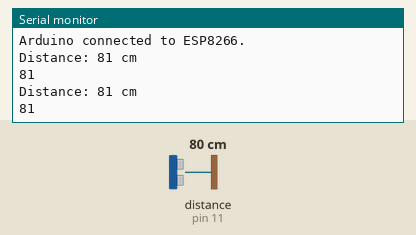
Simulated run of this sketch. Board: Arduino Uno, built with avr-gcc and run on an emulated ATmega328P. Shown: the last lines printed to the serial monitor. Inputs (shaded band) come from the test bench; at power-on: distance to the obstacle (sensor on pin 11) 80 cm. The echo pulse lasts 58.3 µs per cm.

Above: at 2.2 s.
2.3 s: distance to the obstacle (sensor on pin 11) set to 2 cm
At 3.6 s:
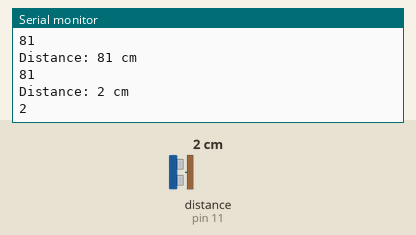
3.8 s: distance to the obstacle (sensor on pin 11) set to 4 cm
At 4.8 s:
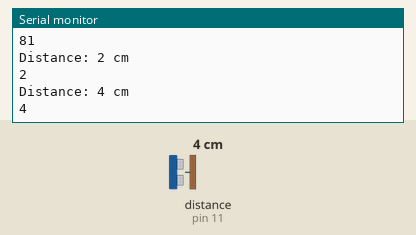
5.3 s: distance to the obstacle (sensor on pin 11) set to 120 cm
At 6.1 s:
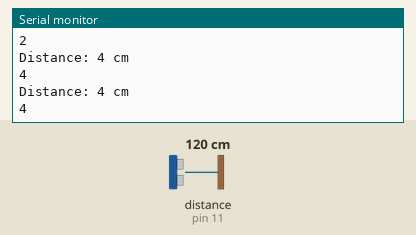
9.5 s: distance to the obstacle (sensor on pin 11) set to 9 cm
At 10.4 s:
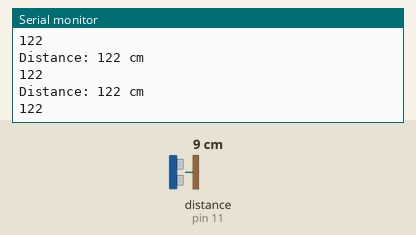
Timing chart, 0 to 12.5 s (numbered marks = the images above; inputs shaded):
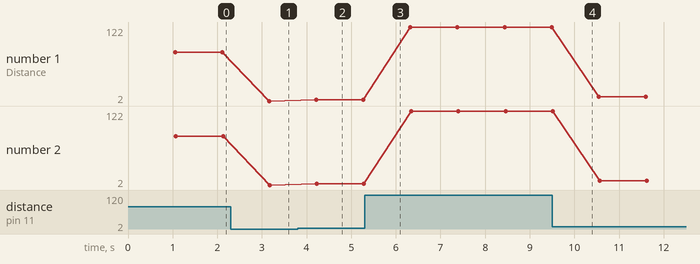

The sketch:

Arduino_Uno_Send_Msg.ino
```cpp
#include <NewPing.h>
#define TRIGGER_PIN 12 // Arduino pin connected to trigger pin on ultrasonic sensor
#define ECHO_PIN 11 // Arduino pin connected to echo pin on ultrasonic sensor
#define MAX_DISTANCE 200 // Maximum distance we want to ping for (in centimeters). Maximum sensor distance is rated at 400-500cm.
NewPing sonar(TRIGGER_PIN, ECHO_PIN, MAX_DISTANCE); // NewPing setup of pins and maximum distance.
void setup() {
Serial.begin(9600); // Open serial monitor at 9600 baud to see ping results.
Serial.println("Arduino connected to ESP8266.");
delay(1000); // Wait for ESP8266 to start up
}
void loop() {
delay(50); // Wait 50ms between pings (about 20 pings/sec). 29ms should be the shortest delay between pings.
unsigned int uS = sonar.ping(); // Send ping, get ping time in microseconds (uS).
unsigned int distance = uS / US_ROUNDTRIP_CM; // Convert ping time to distance in cm.
// Print distance
Serial.print("Distance: ");
Serial.print(distance); // Print the distance measured by the ultrasonic sensor
Serial.println(" cm");

// Send distance value to ESP8266
Serial.println(distance);
delay(1000); // Wait 1 second between readings
}
```

Measured:
- after the input at 2.3 s, the serial monitor: prints a new line after 0.86 s (image 1)
- after the input at 3.8 s, the serial monitor: prints a new line after 0.41 s (image 2)
- plotted number 1: 81 → 2 after the input at 2.3 s, 2 → 4 after the input at 3.8 s, 4 → 122 after the input at 5.3 s, 122 → 9 after the input at 9.5 s
- plotted number 2: 81 → 2 after the input at 2.3 s, 2 → 4 after the input at 3.8 s, 4 → 122 after the input at 5.3 s, 122 → 9 after the input at 9.5 s
